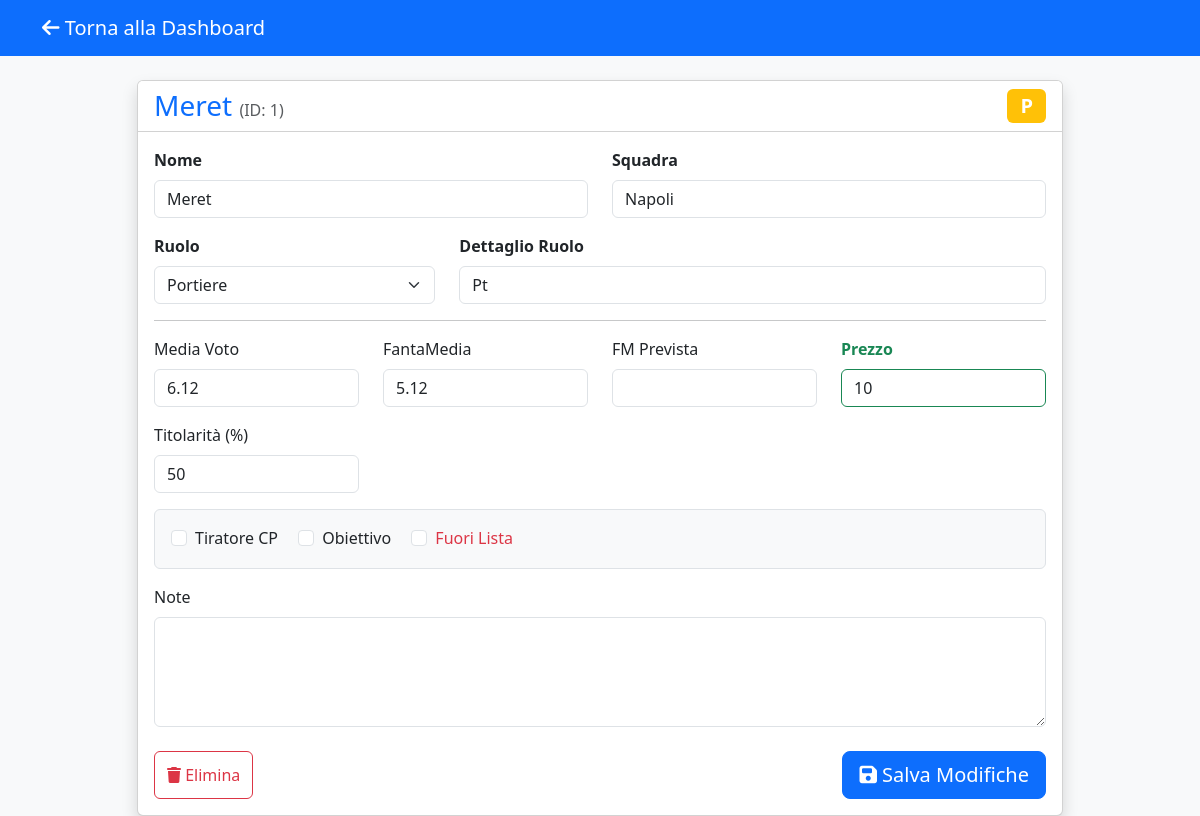
/detail/1, run on the app's committed database.
### tables this page shows
CREATE TABLE calciatori (
            ID INTEGER PRIMARY KEY AUTOINCREMENT,
            Nome TEXT NOT NULL,
            Squadra TEXT,
            Ruolo TEXT,
            Ruolo_Dettaglio TEXT,
            Fuori_lista INTEGER DEFAULT 0,
            Tiratore_CP INTEGER DEFAULT 0,
            Media_Voto REAL,
            FantaMedia REAL,
            FantaMedia_Prevista REAL,
            Titolarita INTEGER,
            Prezzo INTEGER,
            Obiettivo INTEGER DEFAULT 0,
            Nota TEXT
        );

### routes.py (the view, shortened to what this page needs)
@main.route('/detail/<int:player_id>', methods=['GET', 'POST'])
def detail(player_id):
    player = db_manager.get_player_by_id(player_id)
    if not player:
        flash('Giocatore non trovato!', 'danger')
        return redirect(url_for('main.index'))
    return render_template('detail.html', player=player)

### db_manager.py (called while the page is built)
def get_connection():
    conn = sqlite3.connect(DATABASE_NAME)
    conn.row_factory = sqlite3.Row
    return conn

def get_player_by_id(player_id: int) -> Optional[Dict]:
    conn = get_connection()
    cursor = conn.cursor()
    cursor.execute("SELECT * FROM calciatori WHERE ID = ?", (player_id,))
    row = cursor.fetchone()
    conn.close()
    return dict(row) if row else None

### templates/detail.html (shortened to what this page needs)
<!DOCTYPE html>
<html lang="it">
<head>
    <link href="https://cdn.jsdelivr.net/npm/bootstrap@5.3.0/dist/css/bootstrap.min.css" rel="stylesheet">
    <link href="https://cdnjs.cloudflare.com/ajax/libs/font-awesome/6.4.0/css/all.min.css" rel="stylesheet">
</head>
<body class="bg-light">
<nav class="navbar navbar-dark bg-primary mb-4">
    <div class="container">
        <a href="{{ url_for('main.index') }}" class="navbar-brand">
            <i class="fas fa-arrow-left"></i> Torna alla Dashboard
        </a>
    </div>
</nav>
<div class="container">
    <div class="row justify-content-center">
        <div class="col-md-10">
            <div class="card shadow">
                <div class="card-header bg-white d-flex justify-content-between align-items-center">
                    <h3 class="mb-0 text-primary">{{ player.Nome }} <span class="text-muted fs-6">(ID: {{ player.ID }})</span></h3>
                    <span class="badge bg-{{ 'warning' if player.Ruolo=='P' else 'success' if player.Ruolo=='D' else 'primary' if player.Ruolo=='C' else 'danger' }} fs-5">
                        {{ player.Ruolo }}
                    </span>
                </div>
                <div class="card-body">
                    <form method="POST">
                        <div class="row mb-3">
                            <div class="col-md-6">
                                <label class="form-label fw-bold">Nome</label>
                                <input type="text" name="Nome" class="form-control" value="{{ player.Nome }}" required>
                            </div>
                            <div class="col-md-6">
                                <label class="form-label fw-bold">Squadra</label>
                                <input type="text" name="Squadra" class="form-control" value="{{ player.Squadra }}" required>
                            </div>
                        </div>
                        <div class="row mb-3">
                            <div class="col-md-4">
                                <label class="form-label fw-bold">Ruolo</label>
                                <select name="Ruolo" class="form-select">
                                    <option value="P" {{ 'selected' if player.Ruolo == 'P' }}>Portiere</option>
                                </select>
                            </div>
                            <div class="col-md-8">
                                <label class="form-label fw-bold">Dettaglio Ruolo</label>
                                <input type="text" name="Ruolo_Dettaglio" class="form-control" value="{{ player.Ruolo_Dettaglio }}">
                            </div>
                        </div>
                        <hr>
                        <div class="row mb-3">
                            <div class="col-md-3">
                                <label class="form-label">Media Voto</label>
                                <input type="number" step="0.01" name="Media_Voto" class="form-control" value="{{ player.Media_Voto }}">
                            </div>
                            <div class="col-md-3">
                                <label class="form-label">FantaMedia</label>
                                <input type="number" step="0.01" name="FantaMedia" class="form-control" value="{{ player.FantaMedia }}">
                            </div>
                            <div class="col-md-3">
                                <label class="form-label">FM Prevista</label>
                                <input type="number" step="0.01" name="FantaMedia_Prevista" class="form-control" value="{{ player.FantaMedia_Prevista }}">
                            </div>
                            <div class="col-md-3">
                                <label class="form-label text-success fw-bold">Prezzo</label>
                                <input type="number" name="Prezzo" class="form-control border-success" value="{{ player.Prezzo }}">
                            </div>
                        </div>
                        <div class="row mb-3">
                             <div class="col-md-3">
                                <label class="form-label">Titolarità (%)</label>
                                <input type="number" name="Titolarita" class="form-control" value="{{ player.Titolarita }}">
                            </div>
                        </div>
                        <div class="mb-3 p-3 bg-light rounded border">
                            <div class="form-check form-check-inline">
                                <input class="form-check-input" type="checkbox" name="Tiratore_CP" value="1" {{ 'checked' if player.Tiratore_CP }}>
                                <label class="form-check-label">Tiratore CP</label>
                            </div>
                            <div class="form-check form-check-inline">
                                <input class="form-check-input" type="checkbox" name="Obiettivo" value="1" {{ 'checked' if player.Obiettivo }}>
                                <label class="form-check-label">Obiettivo</label>
                            </div>
                            <div class="form-check form-check-inline">
                                <input class="form-check-input" type="checkbox" name="Fuori_lista" value="1" {{ 'checked' if player.Fuori_lista }}>
                                <label class="form-check-label text-danger">Fuori Lista</label>
                            </div>
                        </div>
                        <div class="mb-4">
                            <label class="form-label">Note</label>
                            <textarea name="Nota" class="form-control" rows="4">{{ player.Nota }}</textarea>
                        </div>
                        <div class="d-flex justify-content-between">
                            <button type="submit" name="delete" value="1" class="btn btn-outline-danger" onclick="return confirm('Sei sicuro di voler eliminare questo giocatore?');">
                                <i class="fas fa-trash"></i> Elimina
                            </button>
                            <button type="submit" class="btn btn-primary btn-lg">
                                <i class="fas fa-save"></i> Salva Modifiche
                            </button>
                        </div>
                    </form>
                </div>
            </div>
        </div>
    </div>
</div>
</body>
</html>

### data on the page
calciatori: Nome "Meret", ID "1", Ruolo "P", Squadra "Napoli", Ruolo_Dettaglio "Pt", Media_Voto "6.12", FantaMedia "5.12", Prezzo "10", Titolarita "50"
